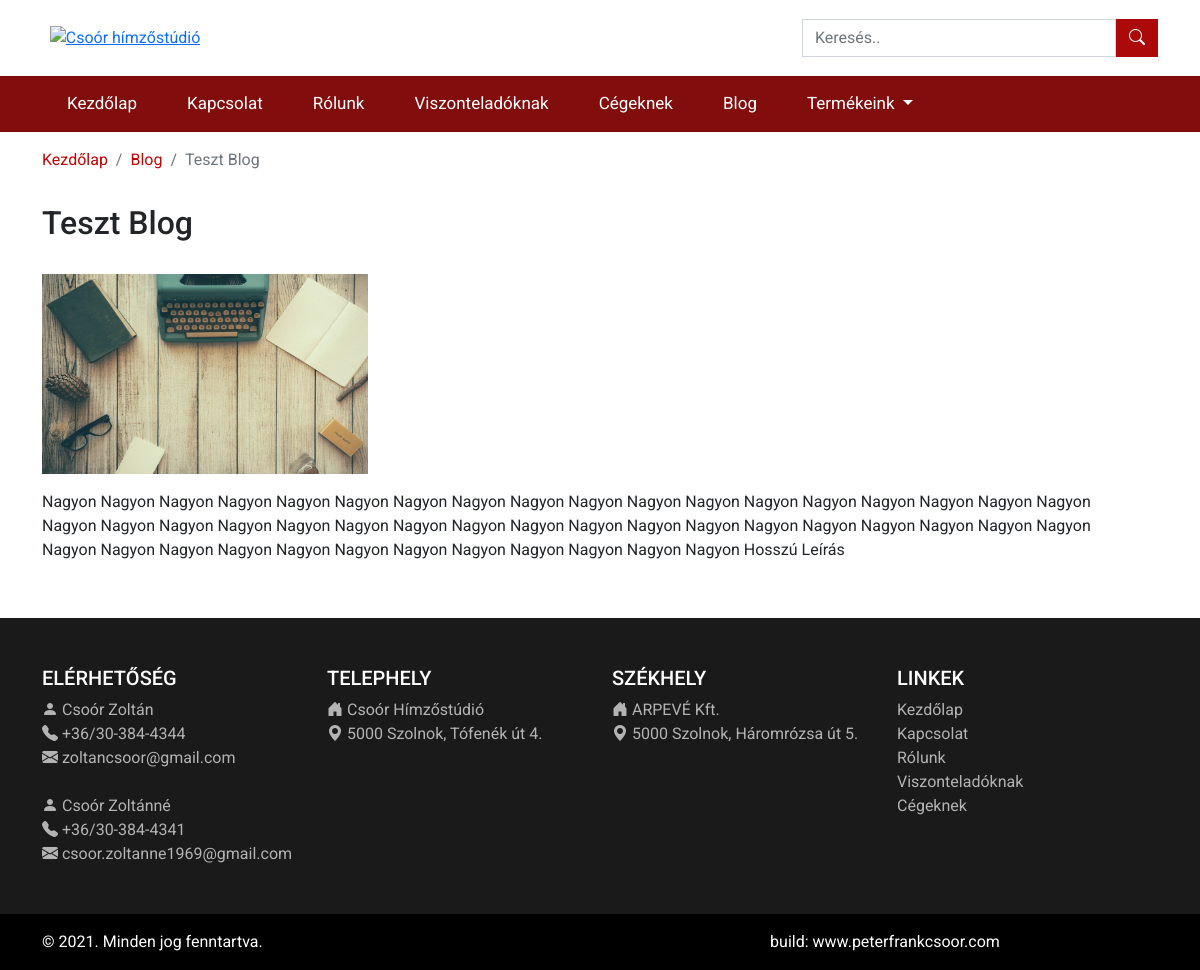
The page /blog/1 on the database its author committed.
### main/models.py (models this page shows)
class Blog(models.Model):
    id = models.AutoField(primary_key=True)
    title = models.CharField(max_length=255, blank=False)
    short_description = models.TextField(blank=False)
    description = models.TextField(blank=False)
    posted_at = models.DateField()
    order = models.IntegerField()
    image_cover = models.ImageField(null=True, blank=True, upload_to="images/", default="placeholder.png")

### main/views.py (the view)
# urls.py: path('blog/<int:blog_id>', views.oneBlog, name='oneBlog'),
def oneBlog(request, blog_id):
    blog = Blog.objects.get(id=blog_id)
    context = {
        'blog': blog
    }
    return render(request, 'main/oneBlog.html', context)

### main/context_processors.py (called while the page is built)
def extras(request):
    kategoriak = Kategoria.objects.all()
    context = {
        'kategoriak': kategoriak,
    }
    return context

### main/templates/main/oneBlog.html
{% extends "main/base.html" %}
{% block content %}
    <div class="container">
        <div class="row mt-3">
            <nav aria-label="breadcrumb">
                <ol class="breadcrumb">
                    <li class="breadcrumb-item"><a href="/">Kezdőlap</a></li>
                    <li class="breadcrumb-item" aria-current="page"><a href="/blog">Blog</a></li>
                    <li class="breadcrumb-item active">
                        {{ blog.title }}
                    </li>
                </ol>
            </nav>
        </div>
        <div class="row py-3">
            <h2>{{ blog.title }}</h2>
            <div class="blog-body row py-4">
                    <img src="{{ blog.image_cover.url }}" alt="{{ blog.title }} borítókép"
                     class="rounded pull-left blog_cover mb-3 img-fluid">
                    <p class="block ml-4">{{ blog.description|safe }}</p>
            </div>
        </div>
    </div>
{% endblock %}

### static/css/main.css (style rules this page uses)
body { font-family: 'Roboto', sans-serif !important; }
.blog_cover { max-width: 350px!important; max-height: 200px!important; }
.breadcrumb li a { color: #bf0404; text-decoration: none; }

### rows shown on the page
Blog: title "Teszt Blog", image_cover (picture), description "Nagyon Nagyon Nagyon Nagyon Nagyon Nagyon Nagyon Nagyon Nagyon Nagyon Nagyon Nagyon Nagyon Nagyon Nagyon Nagyon Nagyon Nagyon Nagyon Nagyon Nagyon Nagyon Nagyon Nagyon Nagyon Nagyon Nagyon Nagyon Nagyon Nagyon Nagyon Nagyon Nagyon Nagyon Nagyon Nagyon Nagyon Nagyon Nagyon Nagyon Nagyon Nagyon Nagyon Nagyon Nagyon Nagyon Nagyon Nagyon Hosszú Leírás"
